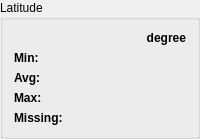
          <widget class="QGroupBox" name="groupBox_21">
           <property name="title">
            <string>Latitude</string>
           </property>
           <layout class="QGridLayout" name="gridLayout_22">
            <item row="2" column="0">
             <widget class="QLabel" name="label_115">
              <property name="font">
               <font>
                <bold>true</bold>
               </font>
              </property>
              <property name="text">
               <string>Avg:</string>
              </property>
             </widget>
            </item>
            <item row="0" column="0">
             <widget class="QLabel" name="label_116">
              <property name="text">
               <string/>
              </property>
             </widget>
            </item>
            <item row="1" column="1">
             <widget class="QLabel" name="labelLatitudeMin">
              <property name="text">
               <string/>
              </property>
              <property name="alignment">
               <set>Qt::AlignRight|Qt::AlignTrailing|Qt::AlignVCenter</set>
              </property>
             </widget>
            </item>
            <item row="3" column="1">
             <widget class="QLabel" name="labelLatitudeMax">
              <property name="text">
               <string/>
              </property>
              <property name="alignment">
               <set>Qt::AlignRight|Qt::AlignTrailing|Qt::AlignVCenter</set>
              </property>
             </widget>
            </item>
            <item row="1" column="0">
             <widget class="QLabel" name="label_117">
              <property name="font">
               <font>
                <bold>true</bold>
               </font>
              </property>
              <property name="text">
               <string>Min:</string>
              </property>
             </widget>
            </item>
            <item row="2" column="1">
             <widget class="QLabel" name="labelLatitudeAvg">
              <property name="text">
               <string/>
              </property>
              <property name="alignment">
               <set>Qt::AlignRight|Qt::AlignTrailing|Qt::AlignVCenter</set>
              </property>
             </widget>
            </item>
            <item row="0" column="1">
             <widget class="QLabel" name="label_118">
              <property name="font">
               <font>
                <bold>true</bold>
               </font>
              </property>
              <property name="text">
               <string>degree</string>
              </property>
              <property name="alignment">
               <set>Qt::AlignRight|Qt::AlignTrailing|Qt::AlignVCenter</set>
              </property>
             </widget>
            </item>
            <item row="3" column="0">
             <widget class="QLabel" name="label_119">
              <property name="font">
               <font>
                <bold>true</bold>
               </font>
              </property>
              <property name="text">
               <string>Max:</string>
              </property>
             </widget>
            </item>
            <item row="4" column="0">
             <widget class="QLabel" name="label_120">
              <property name="font">
               <font>
                <bold>true</bold>
               </font>
              </property>
              <property name="text">
               <string>Missing:</string>
              </property>
             </widget>
            </item>
            <item row="4" column="1">
             <widget class="QLabel" name="labelLatitudeMissing">
              <property name="text">
               <string/>
              </property>
              <property name="alignment">
               <set>Qt::AlignRight|Qt::AlignTrailing|Qt::AlignVCenter</set>
              </property>
             </widget>
            </item>
           </layout>
          </widget>
